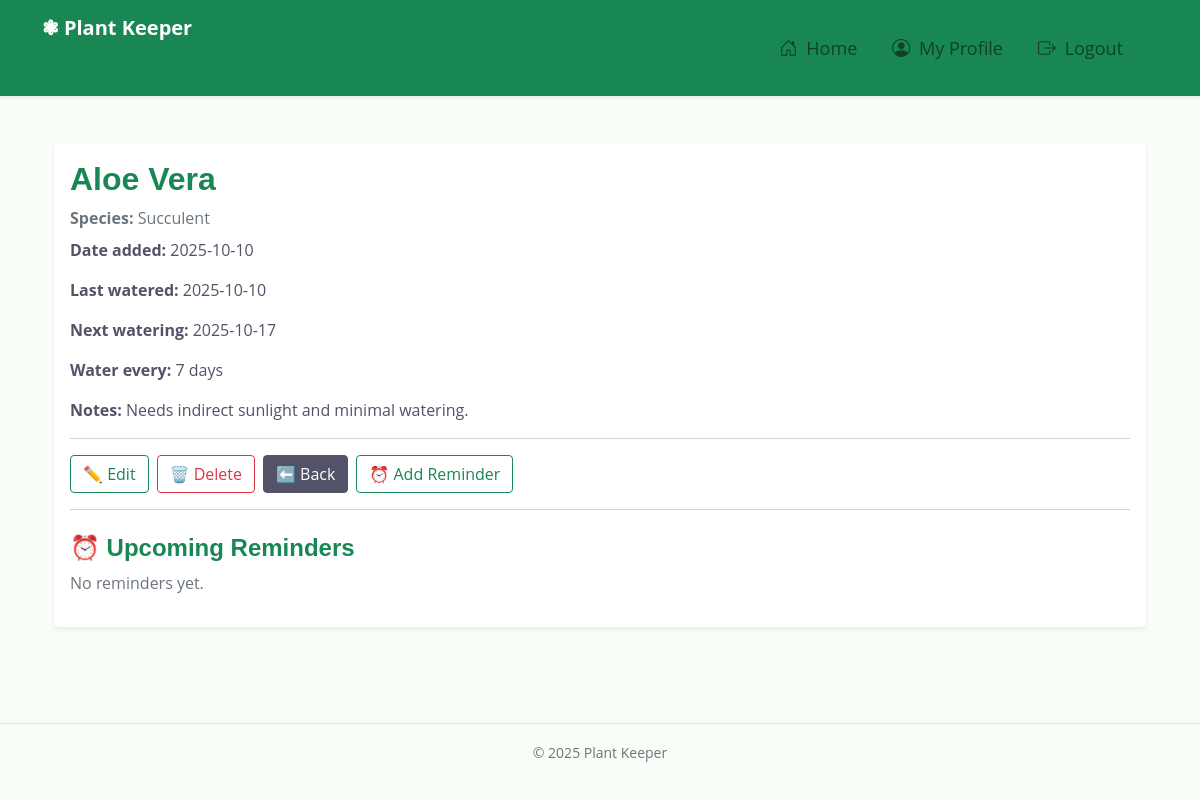
The app's page /plants/1/ (signed in), older data.
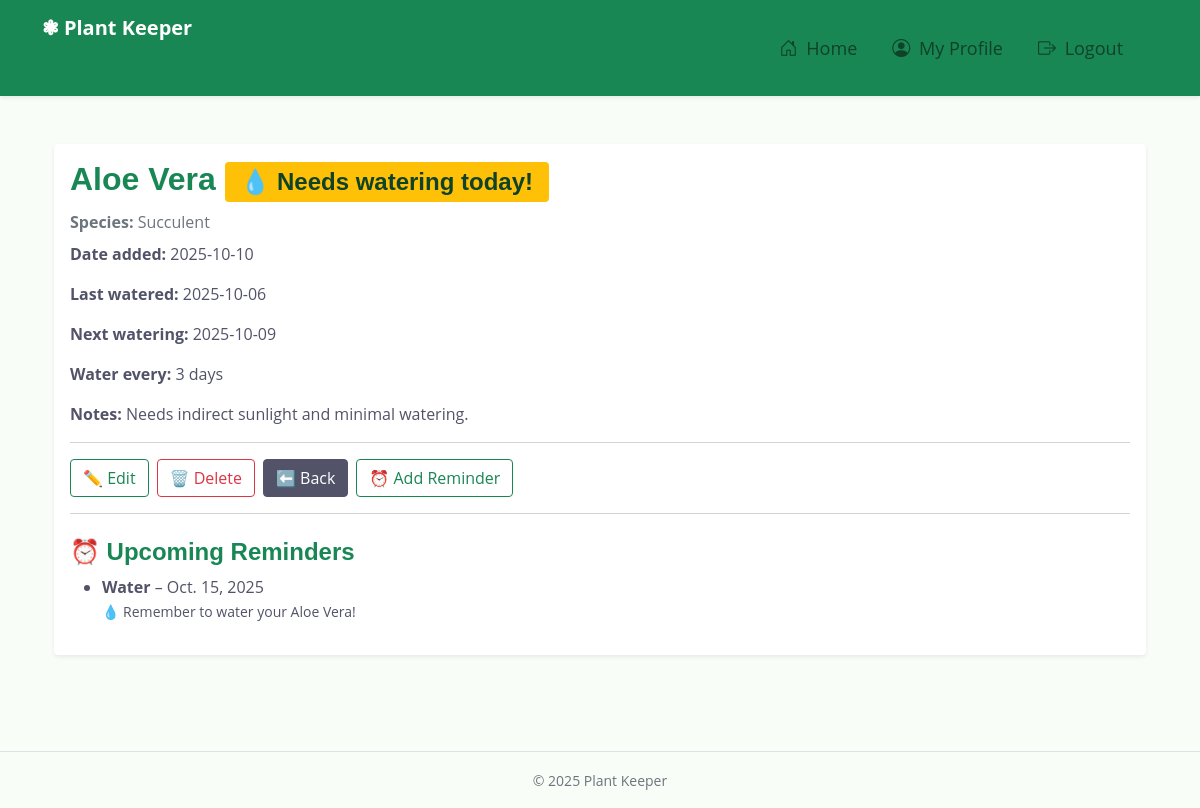
The same page, newer data.
### main_app/models.py (models this page shows, shortened)
class Plant(models.Model):
    name = models.CharField(max_length=100)
    species = models.CharField(max_length=100)
    date_added = models.DateField(auto_now_add=True)
    last_watered_date = models.DateField(blank=True, null=True)
    watering_frequency = models.IntegerField(
        default=7, help_text="Days between watering"
    )
    notes = models.TextField(blank=True)
    user = models.ForeignKey(User, on_delete=models.CASCADE)
    def next_watering_date(self):
        if self.last_watered_date:
            return self.last_watered_date + timedelta(days=self.watering_frequency)
        return None
    @property
    def needs_watering(self):
        if not self.last_watered_date:
            return True
        days_passed = (date.today() - self.last_watered_date).days
        return days_passed >= self.watering_frequency

class Reminder(models.Model):
    REMINDER_TYPES = [
        ("Water", "Water"),
        ("Fertilizer", "Fertilizer"),
        ("Check Soil", "Check Soil"),
    ]
    plant = models.ForeignKey(Plant, on_delete=models.CASCADE)
    reminder_type = models.CharField(
        max_length=50, choices=REMINDER_TYPES, default="Water"
    )
    reminder_date = models.DateField()
    message = models.CharField(
        max_length=255, default="Time to take care of your plant! 💧"
    )
    is_completed = models.BooleanField(default=False)
    created_at = models.DateTimeField(auto_now_add=True)

### main_app/views.py (the view)
# urls.py: path("plants/<int:pk>/", views.PlantDetail.as_view(), name="plant_detail"),
class PlantDetail(LoginRequiredMixin, DetailView):
    model = Plant
    template_name = "plants/detail.html"
    context_object_name = "plant"
    def get_context_data(self, **kwargs):
        context = super().get_context_data(**kwargs)
        plant = self.get_object()
        context["reminders"] = Reminder.objects.filter(
            plant=plant, is_completed=False, reminder_date__gte=date.today()
        ).order_by("reminder_date")
        context["today_reminders"] = Reminder.objects.filter(
            plant=plant, is_completed=False, reminder_date=date.today()
        )
        return context

### main_app/templates/plants/detail.html (shortened to what this page needs)
{% extends "base.html" %}
{% block content %}
<div class="container py-5">
  <div class="card shadow-sm border-0">
    <div class="card-body">
      <h2 class="text-success">
        {{ plant.name }}
        {% if plant.needs_watering %}
            <span class="badge bg-warning text-dark">💧 Needs watering today!</span>
        {% endif %}
      </h2>
      <p class="text-muted mb-2"><strong>Species:</strong> {{ plant.species }}</p>
      <p><strong>Date added:</strong> {{ plant.date_added|date:"Y-m-d" }}</p>
      <p><strong>Last watered:</strong>
        {% if plant.last_watered_date %}
          {{ plant.last_watered_date|date:"Y-m-d" }}
        {% else %}
          <span class="text-muted">Not yet</span>
        {% endif %}
      </p>
      <p><strong>Next watering:</strong>
        {% if plant.next_watering_date %}
          {{ plant.next_watering_date|date:"Y-m-d" }}
        {% else %}
          <span class="text-muted">Not scheduled</span>
        {% endif %}
      </p>
      <p><strong>Water every:</strong> {{ plant.watering_frequency }} days</p>
      <p><strong>Notes:</strong> {{ plant.notes|default:"-" }}</p>
      <hr>
      <div class="d-flex gap-2">
        <a href="{% url 'plant_edit' plant.pk %}" class="btn btn-outline-success">✏️ Edit</a>
        <a href="{% url 'plant_delete' plant.pk %}" class="btn btn-outline-danger">🗑️ Delete</a>
        <a href="{% url 'plant_list' %}" class="btn btn-secondary">⬅️ Back</a>
        <a href="{% url 'reminder_add' %}?plant_id={{ plant.id }}" class="btn btn-outline-success">⏰ Add Reminder</a>
      </div>
      <hr>
      <h4 class="mt-4 text-success">⏰ Upcoming Reminders</h4>
          {% if reminders %}
            <ul>
              {% for reminder in reminders %}
                <li>
                  <strong>{{ reminder.reminder_type }}</strong> – {{ reminder.reminder_date }}<br>
                  <small>{{ reminder.message }}</small>
                </li>
               {% endfor %}
            </ul>
          {% else %}
            <p class="text-muted">No reminders yet.</p>
          {% endif %}
    </div>
  </div>
</div>
{% endblock %}

Row changes from the older to the newer data that the page shows:
changed Plant "Aloe Vera": last_watered_date "2025-10-10" → "2025-10-06"; next_watering_date "2025-10-17" → "2025-10-09"; watering_frequency "7" → "3"
added Reminder: reminder_type "Water", reminder_date "Oct. 15, 2025", message "💧 Remember to water your Aloe Vera!"
Text that changed along with them:
text no longer shown: "No reminders yet."
text now shown: "💧 Needs watering today!"
